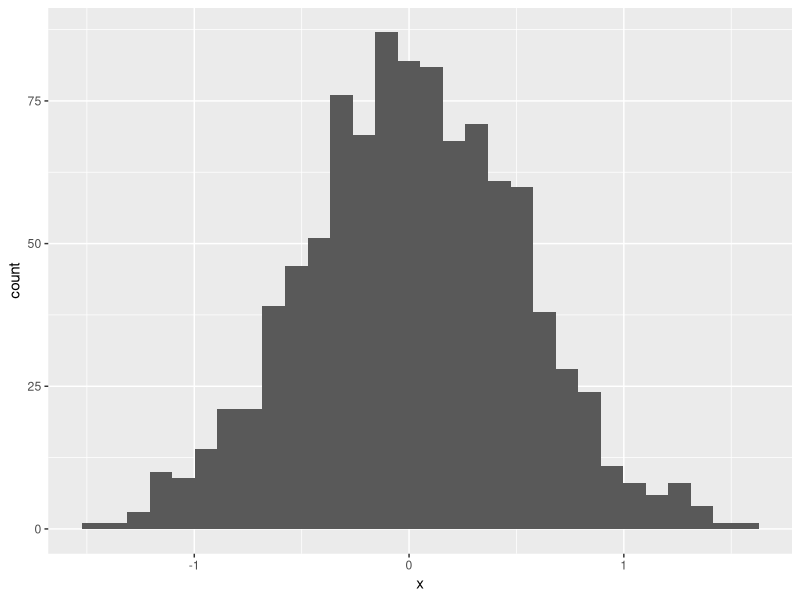
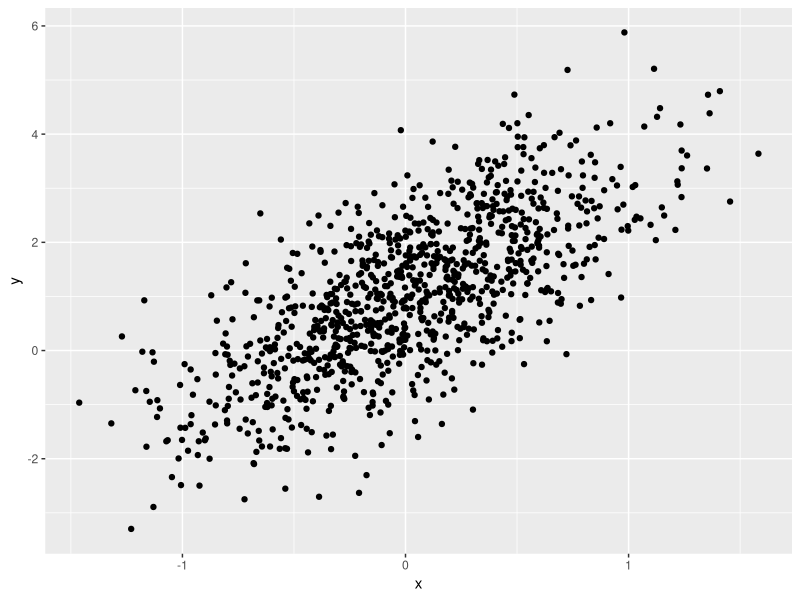
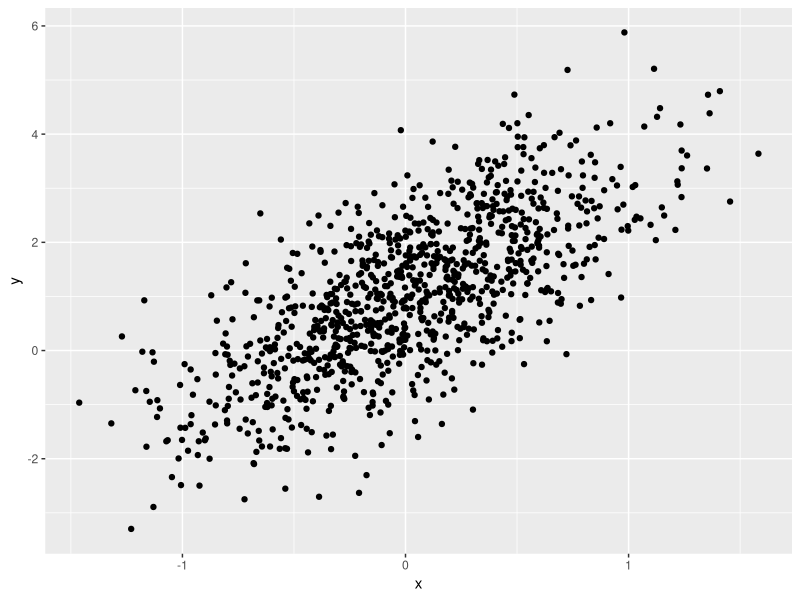

R code for these plots, in order:
##############################
#Sept 2022
#Jerry Chao
#
#my second R script -- dataframes and plots
##############################

# install.package("tidyverse")

library(tidyverse)

# first example data frame 

example_df = tibble(
  vec_numeric = 1:4,
  vec_char = c("My", "name", "is", "Jeff"),
  vec_factor = factor(c("male", "male", "female", "male"))
)

example_df

## make a dataframe; and some plots!!!!!

plot_df = tibble(
  x = rnorm(1000, sd = 0.5),
  y = 1 + 2 * x + rnorm(1000),
)

ggplot(plot_df, aes(x = x)) + geom_histogram()

ggplot(plot_df, aes(x = x, y = y)) + geom_point()

ggsave("scatter_plot.pdf", height = 4, width = 4)
